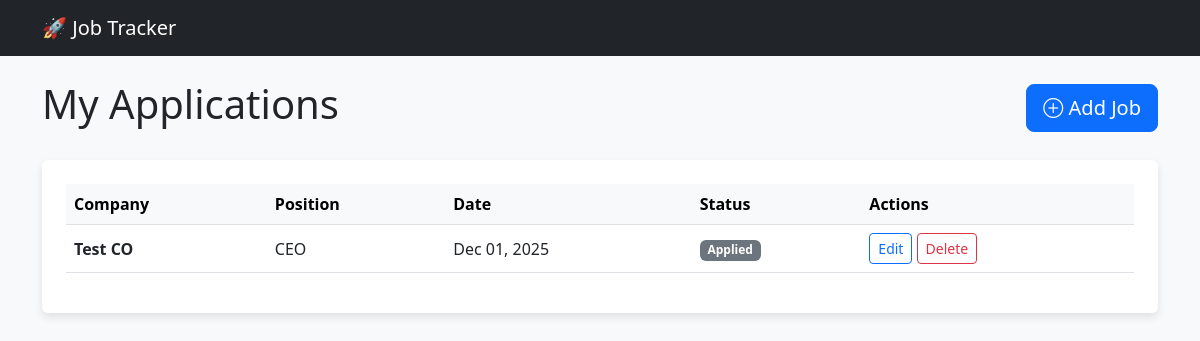
The app's page /, older data.
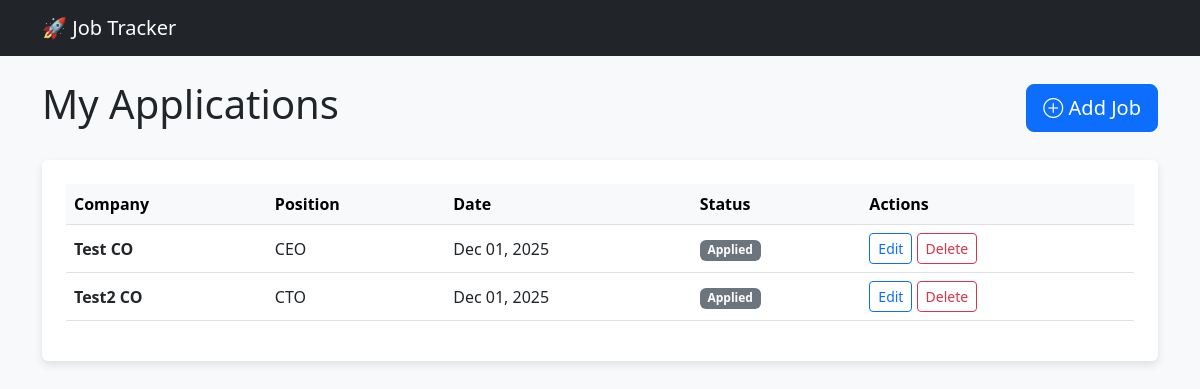
The same page, newer data.
### jobs/models.py (models this page shows, shortened)
class JobApplication(models.Model):
    STATUS_CHOICES = [
        ('APPLIED', 'Applied'),
        ('INTERVIEW', 'Interviewing'),
        ('OFFER', 'Offer Received'),
        ('REJECTED', 'Rejected'),
    ]
    company = models.CharField(max_length=100)
    position = models.CharField(max_length=100)
    url = models.URLField(blank=True)
    date_applied = models.DateField(auto_now_add=True)
    status = models.CharField(max_length=100,choices=STATUS_CHOICES,default='APPLIED')
    notes = models.TextField(blank=True)

### jobs/views.py (the view)
# urls.py: path('',JobListView.as_view(),name='dashboard'),
class JobListView(ListView):
    model = JobApplication
    template_name = 'job_list.html'
    context_object_name = 'jobs'

### jobs/templates/job_list.html (shortened to what this page needs)
<!DOCTYPE html>
<html lang="en">
<head>
    <link href="https://cdn.jsdelivr.net/npm/bootstrap@5.3.0/dist/css/bootstrap.min.css" rel="stylesheet">
    <link rel="stylesheet" href="https://cdn.jsdelivr.net/npm/bootstrap-icons@1.10.0/font/bootstrap-icons.css">
</head>
<body>
    <nav class="navbar navbar-dark bg-dark mb-4">
        <div class="container">
            <a class="navbar-brand" href="#">🚀 Job Tracker</a>
        </div>
    </nav>
    <div class="container">
        <div class="d-flex justify-content-between align-items-center mb-4">
            <h1>My Applications</h1>
            <a href="{% url 'add-job' %}" class="btn btn-primary btn-lg">
                <i class="bi bi-plus-circle"></i> Add Job
            </a>
        </div>
        <div class="card p-4">
            <table class="table table-hover">
                <thead class="table-light">
                    <tr>
                        <th>Company</th>
                        <th>Position</th>
                        <th>Date</th>
                        <th>Status</th>
                        <th>Actions</th>
                    </tr>
                </thead>
                <tbody>
                    {% for job in jobs %}
                    <tr>
                        <td class="fw-bold">
                            <a href="{% url 'job-detail' job.pk %}" style="text-decoration: none; color: inherit;">
                                {{ job.company }}
                            </a>
                        </td>
                        <td>{{ job.position }}</td>
                        <td>{{ job.date_applied|date:"M d, Y" }}</td>
                        <td>
                            {% if job.status == 'APPLIED' %}
                                <span class="badge bg-secondary">Applied</span>
                            {% elif job.status == 'INTERVIEW' %}
                                <span class="badge bg-warning text-dark">Interviewing</span>
                            {% elif job.status == 'OFFER' %}
                                <span class="badge bg-success">Offer Received</span>
                            {% elif job.status == 'REJECTED' %}
                                <span class="badge bg-danger">Rejected</span>
                            {% endif %}
                        </td>
                        <td>
                            <a href="{% url 'update-job' job.pk %}" class="btn btn-sm btn-outline-primary">Edit</a>
                            <a href="{% url 'delete-job' job.pk %}" class="btn btn-sm btn-outline-danger">Delete</a>
                        </td>
                    </tr>
                    {% endfor %}
                </tbody>
            </table>
        </div>
    </div>
</body>
</html>

Row changes from the older to the newer data that the page shows:
added JobApplication: company "Test2 CO", position "CTO", date_applied "Dec 01, 2025", status "Applied"
